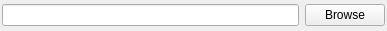
<?xml version="1.0" encoding="UTF-8"?>
<ui version="4.0">
 <class>FileInput</class>
 <widget class="QWidget" name="FileInput">
  <property name="geometry">
   <rect>
    <x>0</x>
    <y>0</y>
    <width>387</width>
    <height>31</height>
   </rect>
  </property>
  <property name="windowTitle">
   <string>Select File</string>
  </property>
  <layout class="QHBoxLayout" name="horizontalLayout">
   <property name="margin">
    <number>2</number>
   </property>
   <item>
    <widget class="QLineEdit" name="leFileName"/>
   </item>
   <item>
    <widget class="QPushButton" name="pbBrowse">
     <property name="text">
      <string>Browse</string>
     </property>
    </widget>
   </item>
  </layout>
 </widget>
 <resources/>
 <connections>
  <connection>
   <sender>pbBrowse</sender>
   <signal>clicked()</signal>
   <receiver>FileInput</receiver>
   <slot>onBrowse()</slot>
   <hints>
    <hint type="sourcelabel">
     <x>324</x>
     <y>9</y>
    </hint>
    <hint type="destinationlabel">
     <x>294</x>
     <y>31</y>
    </hint>
   </hints>
  </connection>
 </connections>
 <slots>
  <slot>onBrowse()</slot>
 </slots>
</ui>
